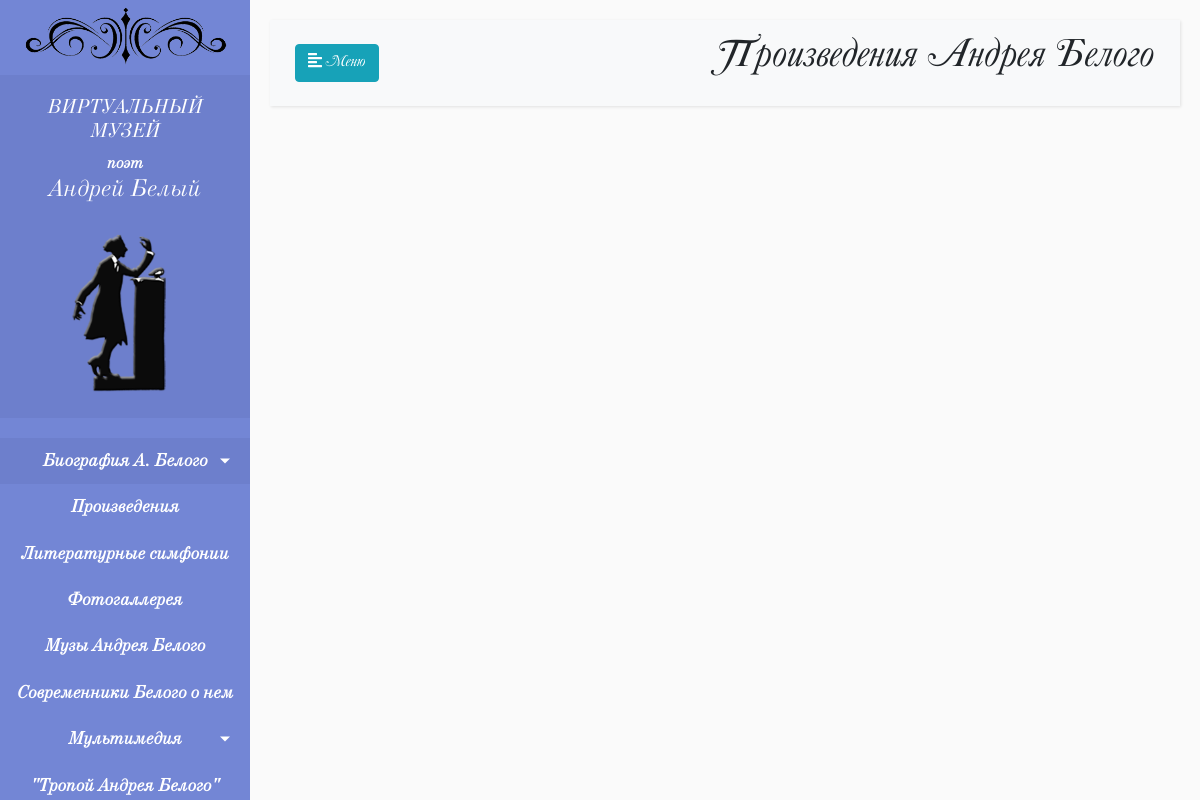
The page /books/ on the database as committed earlier.
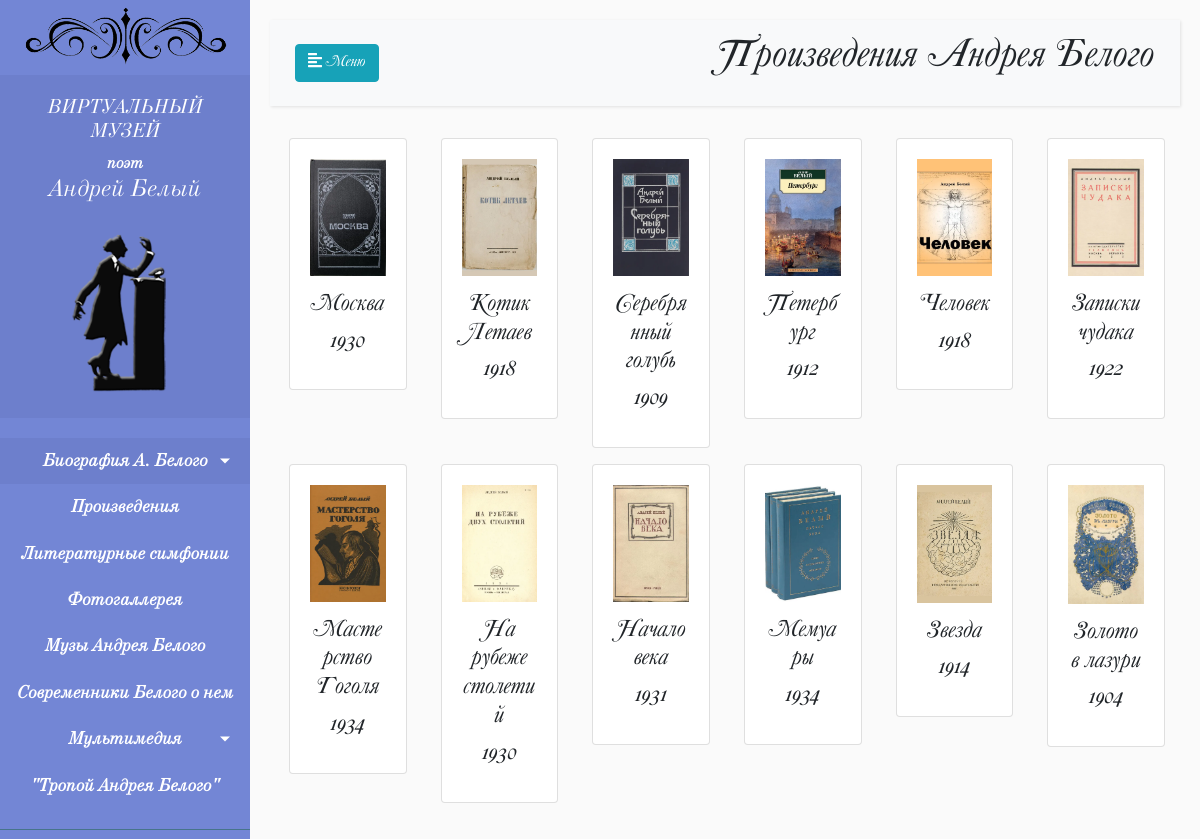
The same page on the database as committed later.
### web/models.py (models this page shows, shortened)
class Book(models.Model):
    date = models.DateField(verbose_name='Дата проиведения')
    title = models.CharField(max_length=200, verbose_name='Название')
    description = models.TextField(verbose_name='Описание', blank=True)
    image = models.ImageField(upload_to='books', blank=True, verbose_name='Изображение')
    file = models.FileField(upload_to='books_files', blank=True, verbose_name='Файл книги')
    class Meta:
        verbose_name = 'Произведение'
        verbose_name_plural = 'Произведения'

### web/views.py (the view)
# urls.py: path('books/', views.books, name='books'),
def books(request):
    books = Book.objects.all()
    title = 'Произведения Андрея Белого'
    return render(request, 'books.html', {'title': title, 'books': books})

### templates/books.html (shortened to what this page needs)
{% extends 'base.html' %}
{% load static %}
{% block content %}
    <div class="container-fluid text-center pt-3">
        <div class="row">
            {% for Book in books %}
            <div class="col-md-2 mb-3">
                <div class="card ml-1">
                    <div class="card-body">
                        <div class="card-img">
                            <a href="#" data-toggle="modal" data-target="#id_{{ Book.id }}"><img class="img-fluid" src="{{ Book.image.url }}" /></a>
                        </div>
                        <div class="card-title mt-3">
                            <h4>{{ Book.title }}</h4>
                            <h4>{{ Book.date|date:"Y" }}</h4>
                        </div>
                    </div>
                </div>
            </div>
            {% endfor %}
        </div>
    </div>
{% endblock %}

### templates/base.html (shortened to what this page needs)
{% load static %}
<!DOCTYPE html>
<html>
<head>
    <link rel="stylesheet" href="{% static 'css/bootstrap.css' %}">
    <link rel="stylesheet" href="{% static 'css/bootstrap-grid.min.css' %}">
    <link rel="stylesheet" href="{% static 'style.css' %}">
</head>
<body>
    <div class="wrapper">
        <nav id="sidebar" class="d-flex align-content-center justify-content-center flex-wrap">
            <div class="fixed-top text-center">
                <img class="mt-1 mb-2 img-fluid" src="{% static 'venz_up.png' %}" width="210px"/>
                <div class="sidebar-header text-center container-fluid">
                    <a href="{% url 'index' %}"><h5 class="text-uppercase">Виртуальный музей</h5></a>
                    <span>поэт</span>
                    <h4>Андрей Белый</h4>
                    <a href="{% url 'index' %}"><img class="mt-3" src="{% static 'logo.png' %}" height="170px"/></a>
                </div>
                <ul class="list-unstyled components">
                    <li class="active">
                        <a href="#homeSubmenu" data-toggle="collapse" aria-expanded="false" class="dropdown-toggle">Биография А. Белого</a>
                    </li>
                    <li>
                        <a href="{% url 'books' %}">Произведения</a>
                    </li>
                    <li>
                        <a href="{% url 'simphony' %}">Литературные симфонии</a>
                    </li>
                    <li>
                        <a href="{% url 'foto' %}">Фотогаллерея</a>
                    </li>
                    <li>
                        <a href="{% url 'muzy' %}">Музы Андрея Белого</a>
                    </li>
                    <li>
                        <a href="#">Современники Белого о нем</a>
                    </li>
                    <li>
                        <a href="#pageSubmenu" data-toggle="collapse" aria-expanded="false" class="dropdown-toggle">Мультимедия</a>
                    </li>
                    <li>
                        <a href="{% url 'tropa' %}">"Тропой Андрея Белого"</a>
                    </li>
                </ul>
            </div>
        </nav>
        <div id="content">
            <nav class="navbar navbar-expand-lg navbar-light bg-light">
                <div class="container-fluid">
                    <button type="button" id="sidebarCollapse" class="btn btn-info">
                        <i class="fas fa-align-left"></i>
                        <span>Меню</span>
                    </button>
                    <h1 class="page-header">{{ title }}{{ flatpage.title }}</h1>
                </div>
            </nav>
            <div class="pt-3">
                {% block content %}
                {% endblock %}
            </div>
        </div>
    </div>
</body>
</html>

### static_dev/style.css (style rules this page uses)
body { font-family: 'CaslonBecker', sans-serif; background: #fafafa; }
a, a:hover, a:focus { color: inherit; text-decoration: none; transition: all 0.3s; }
.navbar { padding: 15px 10px; background: #fff; border: none; border-radius: 0; box-shadow: 1px 1px 3px rgba(0, 0, 0, 0.1); }
.wrapper { display: flex; width: 100%; align-items: stretch; }
#sidebar { min-width: 250px; max-width: 250px; background: #7386D5; color: #fff; transition: all 0.3s; z-index: 1040; font-family: 'NewStandart', sans-serif; font-weight:bold; }
#sidebar .sidebar-header { padding: 20px; background: #6d7fcc; }
#sidebar ul.components { padding: 20px 0; border-bottom: 1px solid #47748b; }
#sidebar ul li a { padding: 10px; font-size: 1.1em; display: block; }
#sidebar ul li.active>a, a[aria-expanded="true"] { color: #fff; background: #6d7fcc; }
a[data-toggle="collapse"] { position: relative; }
.dropdown-toggle::after { display: block; position: absolute; top: 50%; right: 20px; transform: translateY(-50%); }
#content { width: 100%; padding: 20px; min-height: 100vh; transition: all 0.3s; }

Rows that differ between the two databases and show on the page:
added Book: image (picture), title "Москва", date "1930"
added Book: image (picture), title "Котик Летаев", date "1918"
added Book: image (picture), title "Серебрянный голубь", date "1909"
added Book: image (picture), title "Петербург", date "1912"
added Book: image (picture), title "Человек", date "1918"
added Book: image (picture), title "Записки чудака", date "1922"
added Book: image (picture), title "Мастерство Гоголя", date "1934"
added Book: image (picture), title "На рубеже столетий", date "1930"
added Book: image (picture), title "Начало века", date "1931"
added Book: image (picture), title "Мемуары", date "1934"
added Book: image (picture), title "Звезда", date "1914"
added Book: image (picture), title "Золото в лазури", date "1904"
